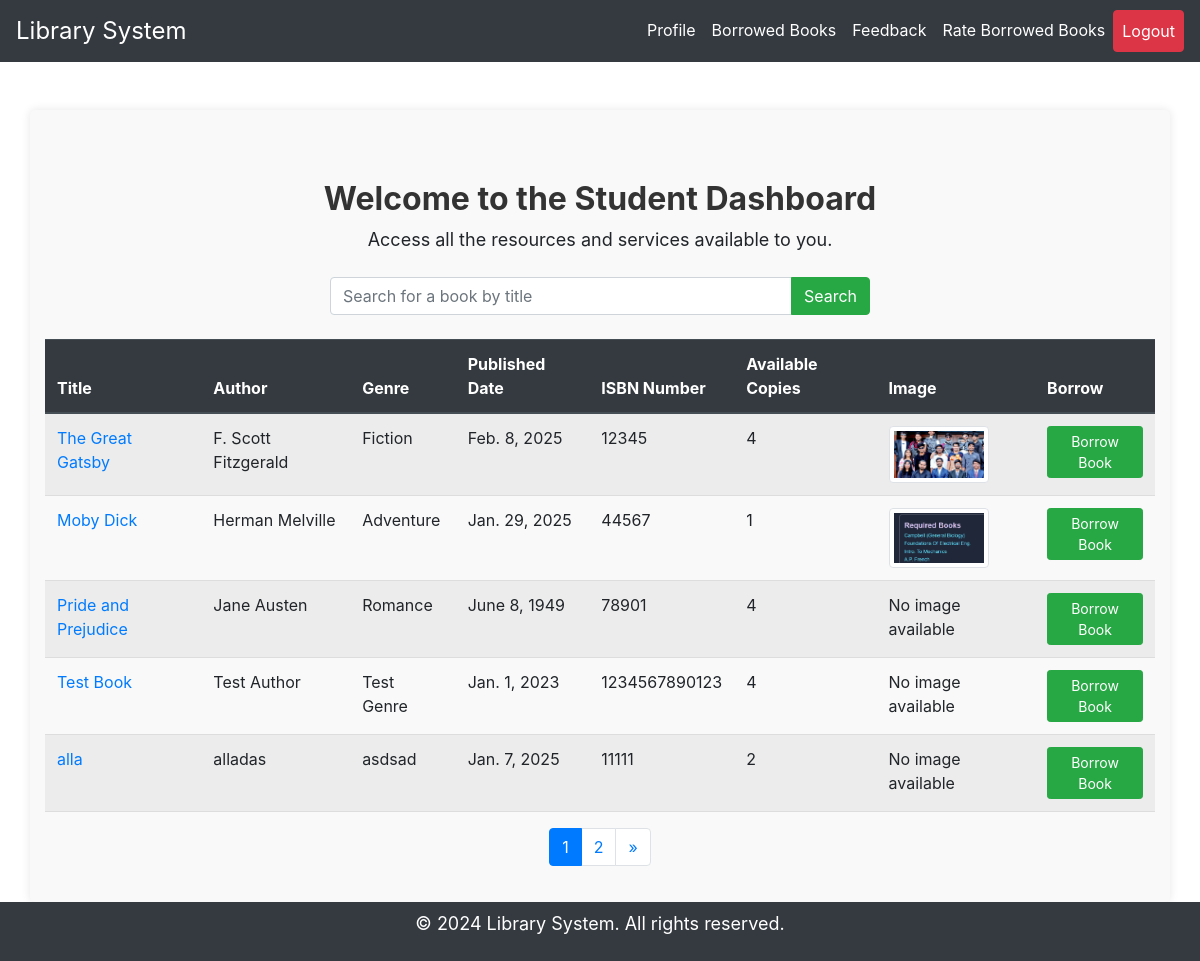
Page /student/dashboard/ (signed in) on the committed database.
### lib/models.py (models this page shows, shortened)
class Book(models.Model):
    title = models.CharField(max_length=200)
    author = models.CharField(max_length=200)
    genre = models.CharField(max_length=200)
    published_date = models.DateField()
    isbn_number = models.BigIntegerField(unique=True)
    available_copies = models.IntegerField(
    validators=[MinValueValidator(0)]
)
    image = models.ImageField(upload_to='book_images/', blank=True, null=True)  # Add this line
    total_ratings = models.IntegerField(default=0)
    total_rating_value = models.IntegerField(default=0)

### lib/views.py (the view)
# urls.py: path('student/dashboard/', views.student_dashboard, name='student_dashboard'),
@login_required(login_url='/login/')
def student_dashboard(request):
    query = request.GET.get('q')
    if query:
        books = Book.objects.filter(title__icontains=query)
    else:
        books = Book.objects.all()
    paginator = Paginator(books, 5)  # Show 5 books per page
    page_number = request.GET.get('page')
    page_obj = paginator.get_page(page_number)
    return render(request, 'lib/student_dashboard.html', {'books': books, 'page_obj': page_obj})

### lib/templates/lib/student_dashboard.html (shortened to what this page needs)
{% load static %}
<!DOCTYPE html>
<html lang="en">
<head>
    <link rel="stylesheet" href="{% static 'css/styles.css' %}">
    <link href="https://stackpath.bootstrapcdn.com/bootstrap/4.5.2/css/bootstrap.min.css" rel="stylesheet">
</head>
<body class="d-flex flex-column min-vh-100">
    <nav class="navbar navbar-expand-lg navbar-dark bg-dark">
        <a class="navbar-brand" href="{% url 'lib:home' %}" style="font-size: 1.5rem;">Library System</a>
        <div class="collapse navbar-collapse" id="navbarNav">
            <ul class="navbar-nav ml-auto">
                <li class="nav-item">
                    <a class="nav-link text-white" href="{% url 'lib:student_profile' %}">Profile</a>
                </li>
                <li class="nav-item">
                    <a class="nav-link text-white" href="{% url 'lib:student_borrowed_books' %}">Borrowed Books</a>
                </li>
                <li class="nav-item">
                    <a class="nav-link text-white" href="{% url 'lib:student_feedback' %}">Feedback</a>
                </li>
                <li class="nav-item">
                    <a class="nav-link text-white" href="{% url 'lib:rate_books' %}">Rate Borrowed Books</a>
                </li>
                <li class="nav-item">
                    <a class="nav-link btn btn-danger text-white" href="{% url 'lib:logout_views' %}">Logout</a>
                </li>
            </ul>
        </div>
    </nav>
    <div class="container mt-5">
        <div class="welcome-message text-center mb-4">
            <h2>Welcome to the Student Dashboard</h2>
            <p>Access all the resources and services available to you.</p>
        </div>
        <div class="row mb-4 justify-content-center">
            <div class="col-md-6">
                <form method="GET" action="{% url 'lib:student_dashboard' %}">
                    <div class="input-group">
                        <input class="form-control" type="search" name="q" placeholder="Search for a book by title" value="{{ request.GET.q }}">
                        <div class="input-group-append">
                            <button class="btn btn-success" type="submit">Search</button>
                        </div>
                    </div>
                </form>
            </div>
        </div>
        <table class="table table-striped">
            <thead class="thead-dark">
                <tr>
                    <th>Title</th>
                    <th>Author</th>
                    <th>Genre</th>
                    <th>Published Date</th>
                    <th>ISBN Number</th>
                    <th>Available Copies</th>
                    <th>Image</th>
                    <th>Borrow</th>
                </tr>
            </thead>
            <tbody>
                {% for book in page_obj %}
                <tr>
                    <td>
                        <a href="{% url 'lib:book_detail_stu' book.isbn_number %}">{{ book.title }}</a>
                    </td>
                    <td>{{ book.author }}</td>
                    <td>{{ book.genre }}</td>
                    <td>{{ book.published_date }}</td>
                    <td>{{ book.isbn_number }}</td>
                    <td>{{ book.available_copies }}</td>
                    <td>
                        {% if book.image %}
                            <img src="{{ book.image.url }}" alt="{{ book.title }}" class="img-thumbnail" style="max-width: 100px;">
                        {% else %}
                            No image available
                        {% endif %}
                    </td>
                    <td>
                        {% if book.available_copies > 0 %}
                            <form method="POST" action="{% url 'lib:borrow_book' book.isbn_number %}">
                                <button type="submit" class="btn btn-sm btn-success">Borrow Book</button>
                            </form>
                        {% else %}
                            Not available
                        {% endif %}
                    </td>
                </tr>
                {% empty %}
                <tr>
                    <td colspan="8" class="text-center">No books available</td>
                </tr>
                {% endfor %}
            </tbody>
        </table>
        <nav aria-label="Page navigation">
            <ul class="pagination justify-content-center">
                {% for num in page_obj.paginator.page_range %}
                <li class="page-item {% if page_obj.number == num %}active{% endif %}">
                    <a class="page-link" href="?page={{ num }}">{{ num }}</a>
                </li>
                {% endfor %}
                {% if page_obj.has_next %}
                <li class="page-item">
                    <a class="page-link" href="?page={{ page_obj.next_page_number }}" aria-label="Next">
                        <span aria-hidden="true">&raquo;</span>
                    </a>
                </li>
                {% endif %}
            </ul>
        </nav>
    </div>
    <div class="text-center mt-auto py-2" style="background-color: #343a40; color: white;">
        <p>&copy; 2024 Library System. All rights reserved.</p>
    </div>
</body>
</html>

### rows in the picture
Book: title "The Great Gatsby", author "F. Scott Fitzgerald", genre "Fiction", published_date "Feb. 8, 2025", isbn_number "12345", available_copies "4", image (picture), shows "Borrow Book"
Book: title "Moby Dick", author "Herman Melville", genre "Adventure", published_date "Jan. 29, 2025", isbn_number "44567", available_copies "1", image (picture), shows "Borrow Book"
Book: title "Pride and Prejudice", author "Jane Austen", genre "Romance", published_date "June 8, 1949", isbn_number "78901", available_copies "4", image "No image available", shows "Borrow Book"
Book: title "Test Book", author "Test Author", genre "Test Genre", published_date "Jan. 1, 2023", isbn_number "1234567890123", available_copies "4", image "No image available", shows "Borrow Book"
Book: title "alla", author "alladas", genre "asdsad", published_date "Jan. 7, 2025", isbn_number "11111", available_copies "2", image "No image available", shows "Borrow Book"

### other values in the picture
{{ num }} "1" "2"
